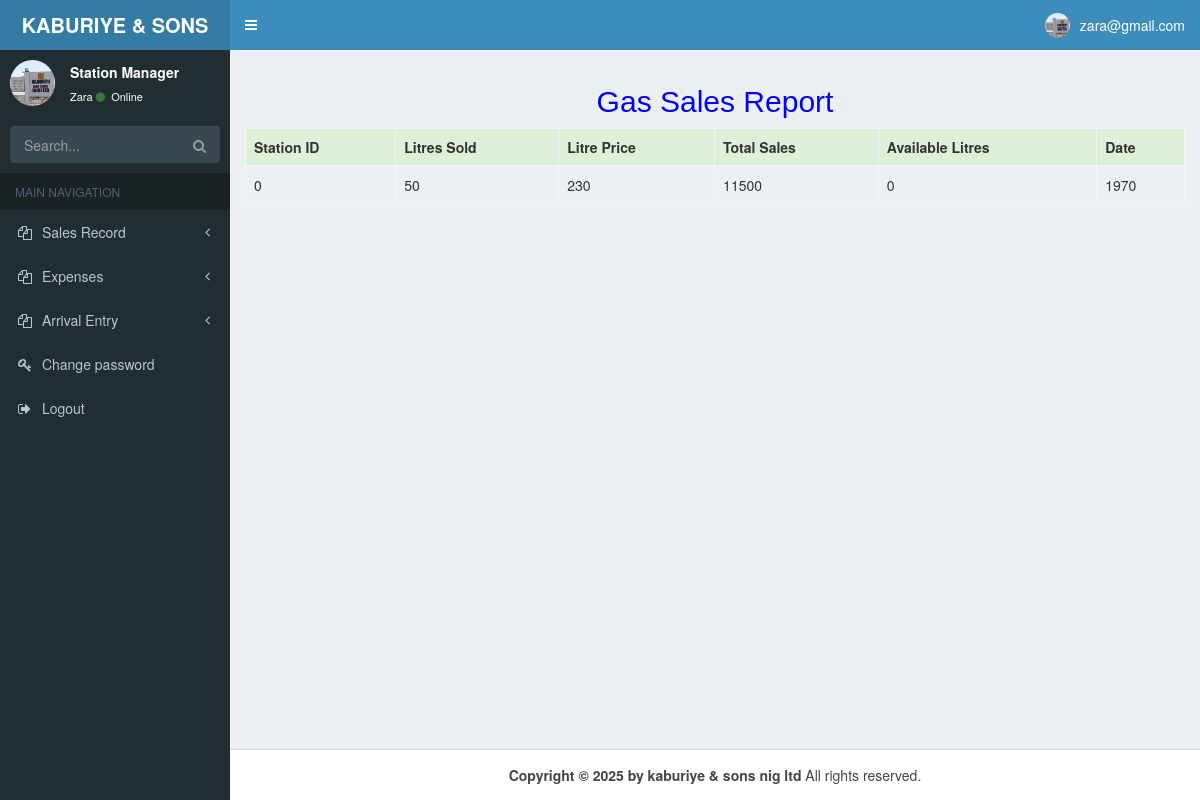
Screenshot of /gas_sales_r.php (signed in) with the database file from the repository.
### tables this page shows
CREATE TABLE `station_manager` (
  `ID` int(50) NOT NULL,
  `employee_id` varchar(45) NOT NULL,
  `station_id` varchar(50) NOT NULL,
  `surname` varchar(50) NOT NULL,
  `othername` varchar(50) NOT NULL,
  `sex` varchar(6) NOT NULL,
  `dob` varchar(10) NOT NULL,
  `state_origin` varchar(20) NOT NULL,
  `local_government` varchar(60) NOT NULL,
  `religion` varchar(15) NOT NULL,
  `phonenumber` varchar(16) NOT NULL,
  `email` varchar(70) NOT NULL,
  `password` varchar(100) NOT NULL
);

CREATE TABLE `gas_sales` (
  `SN` int(11) NOT NULL DEFAULT 0,
  `station_id` int(11) NOT NULL,
  `litre_sold` int(11) NOT NULL,
  `litre_price` int(11) NOT NULL,
  `total_sales` int(11) NOT NULL,
  `available_litre` int(11) NOT NULL,
  `date` int(11) NOT NULL
);

### gas_sales_r.php (the view, shortened to what this page needs)
<?php
require __DIR__ . "/config/database.php";
$user = $_SESSION['station']['station_id'];
$profile = mysqli_query($conn, "SELECT * from station_manager where station_id='$user'");
$fetch = mysqli_fetch_array($profile);
?>
<!DOCTYPE html>
<html>
<head>
  <link rel="stylesheet" href="css/bootstrap.min.css">
  <link rel="stylesheet" href="css/font-awesome.min.css">
  <link rel="stylesheet" href="css/ionicons.min.css">
  <link rel="stylesheet" href="css/AdminLTE.min.css">
  <link rel="stylesheet" href="css/_all-skins.min.css">
</head>
<body class="hold-transition skin-blue sidebar-mini">
  <div class="wrapper">
    <header class="main-header">
      <a href="sm_login_home.php" class="logo">
        <span class="logo-lg"><b>KABURIYE & SONS NIG LTD</b></span>
      </a>
      <nav class="navbar navbar-static-top">
        <a href="#" class="sidebar-toggle" data-toggle="push-menu" role="button">
        </a>
        <div class="navbar-custom-menu">
          <ul class="nav navbar-nav">
            <li class="dropdown user user-menu">
              <a href="#" class="dropdown-toggle" data-toggle="dropdown">
                <img src="images/admin.jpg" class="user-image" alt="User Image">
                <span class="hidden-xs">
                  <?php echo "$fetch[email]"; ?>
                </span>
              </a>
            </li>
          </ul>
        </div>
      </nav>
    </header>
    <aside class="main-sidebar">
      <section class="sidebar">
        <div class="user-panel">
          <div class="pull-left image">
            <img src="images/admin.jpg" class="img-circle" alt="User Image">
          </div>
          <div class="pull-left info">
            <p>Station Manager </p>
            <a href="#">
              <?php echo "$fetch[surname]"; ?> <i class="fa fa-circle text-success"></i> Online
            </a>
          </div>
        </div>
        <form action="#" method="get" class="sidebar-form">
          <div class="input-group">
            <input type="text" name="q" class="form-control" placeholder="Search...">
            <span class="input-group-btn">
              <button type="submit" name="search" id="search-btn" class="btn btn-flat"><i class="fa fa-search"></i>
              </button>
            </span>
          </div>
        </form>
        <ul class="sidebar-menu" data-widget="tree">
          <li class="header">MAIN NAVIGATION</li>
          <li class="treeview">
            <a href="#">
              <i class="fa fa-files-o"></i> <span> Sales Record</span>
              <span class="pull-right-container">
                <small class="fa fa-angle-left pull-right "></small>
              </span>
            </a>
          </li>
          <li class="treeview">
            <a href="#">
              <i class="fa fa-files-o"></i> <span> Expenses</span>
              <span class="pull-right-container">
                <small class="fa fa-angle-left pull-right "></small>
              </span>
            </a>
          </li>
          <li class="treeview">
            <a href="#">
              <i class="fa fa-files-o"></i> <span> Arrival Entry</span>
              <span class="pull-right-container">
                <small class="fa fa-angle-left pull-right "></small>
              </span>
            </a>
          </li>
          <li>
            <a href="sm_cpassword.php">
              <i class="fa fa-key"></i> <span>Change password</span>
            </a>
          </li>
          <li>
            <a href="sm_logout.php">
              <i class="fa fa-sign-out"></i> <span>Logout</span>
            </a>
          </li>
      </section>
    </aside>
    <div class="content-wrapper">
      <section class="content">
        <h2 align="center" style="color:blue;"> Gas Sales Report</h2>
        <div class="table-responsive">
          <table class="table table-bordered table-hover">
            <thead>
              <tr class="success">
                <th> Station ID </th>
                <th> Litres Sold </th>
                <th>Litre Price</th>
                <th>Total Sales</th>
                <th>Available Litres </th>
                <th>Date</th>
              </tr>
            </thead>
            <?php
            require __DIR__ . "/config/database.php";
            $getRecords_string = "select * from gas_sales where station_id='$user'";
            $getRecord = mysqli_query($conn, $getRecords_string);
            $num_of_record = mysqli_num_rows($getRecord);
            if ($num_of_record > 0) {
              while ($record = mysqli_fetch_array($getRecord)) {
                echo '<tr>';
                echo "<td class=''>$record[station_id]</td>";
                echo "<td class=''>$record[litre_sold]</td>";
                echo "<td class=''>$record[litre_price]</td>";
                echo "<td class=''>$record[total_sales]</td>";
                echo "<td class=''>$record[available_litre]</td>";
                echo "<td class=''>$record[date]</td>";
                echo '</tr>';
              }
            } else {
              echo "<h5>Loading..........</h5>";
            }
            ?>
          </table>
        </div>
      </section>
    </div>
    <footer class="main-footer">
      <center> <strong>Copyright &copy; 2025 by kaburiye & sons nig ltd</strong> All rights reserved.</center>
    </footer>
  </div>
</body>
</html>

### rows the page displays
station_manager: email "zara@gmail.com", surname "Zara"
gas_sales: station_id "0", litre_sold "50", litre_price "230", total_sales "11500", available_litre "0", date "1970"
